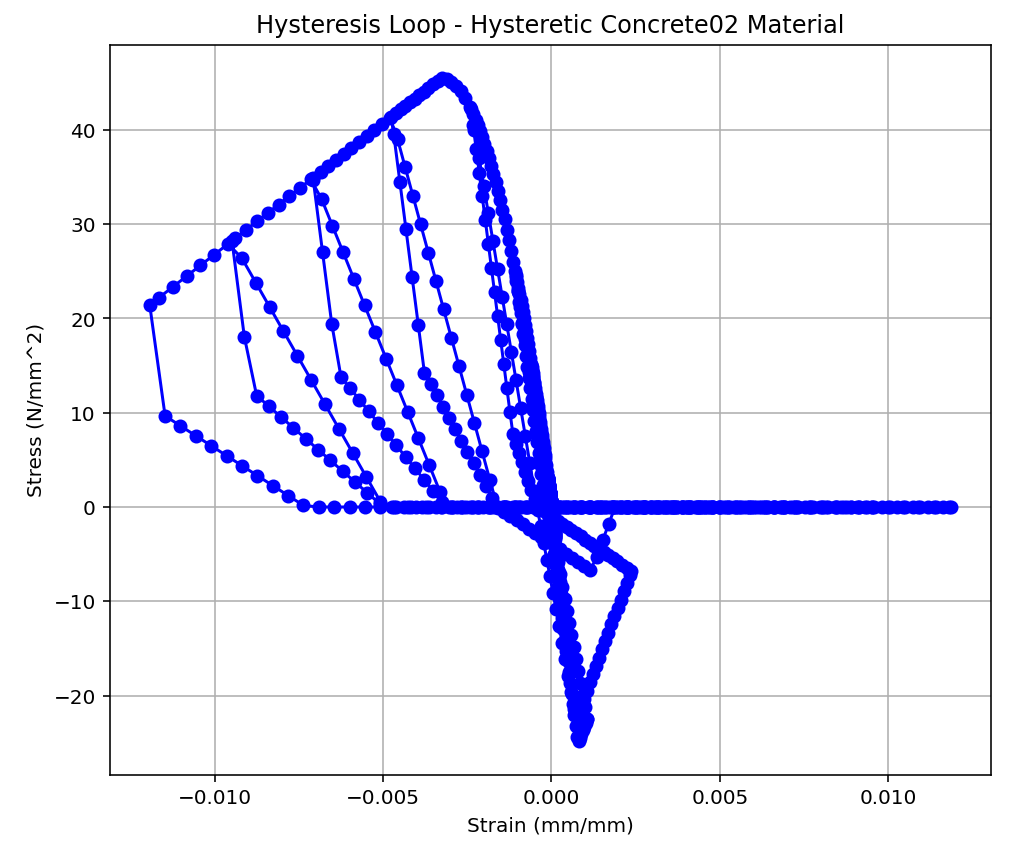

Python code for this plot:
#**************************************************************
#                    >> IN THE NAME OF ALLAH << 
#  HYSTERETIC BEHAVIOR OF CONCRETE MATERIAL USING OPENSEES     
#  Cyclic Displacement-Controlled Analysis
#  THIS PROGRAM WRITTEN BY SALAR DELAVAR GHASHGHAEI (QASHQAI)
#**************************************************************

import openseespy.opensees as ops
import numpy as np
import matplotlib.pyplot as plt

#%% ------------------------------------------------------------
# 1. INITIALIZE MODEL
ops.wipe()
ops.model('Basic', '-ndm', 1, '-ndf', 1)

#%% ------------------------------------------------------------
# 2. MATERIAL PROPERTIES (CONCRETE - CONCRETE02)
# Define parameters (units: mm, N)
# ------------------------------------------
# CONCRETE  tag   f'cec0   f'cuecu
# Parametric definitions for unconfined concrete

fc = -35 # [N/mm^2] Nominal concrete compressive strength
Ec = 4700 * np.sqrt(-fc) # [N/mm^2] Concrete Elastic Modulus

# confined concrete
Kfc = 1.3;			    # ratio of confined to unconfined concrete strength
fc1C = Kfc*fc;		    # CONFINED concrete (mander model), maximum stress
eps1C = 2*fc1C/Ec;	    # strain at maximum stress 
fc2C = 0.2*fc1C;		# ultimate stress
eps2C = 5*eps1C;		# strain at ultimate stress 
# unconfined concrete
fc1U = fc;			    # UNCONFINED concrete (todeschini parabolic model), maximum stress
eps1U = -0.0025;		# strain at maximum strength of unconfined concrete
fc2U = 0.2*fc1U;		# ultimate stress
eps2U = -0.012;			# strain at ultimate stress
Lambda = 0.1;			# ratio between unloading slope at $eps2 and initial slope $Ec
# tensile-strength properties
ftC = -0.55*fc1C;		# tensile strength +tension
ftU = -0.55*fc1U;		# tensile strength +tension
Ets = ftU/0.002;		# tension softening stiffness

coreTag = 1       # Confined Concrete Section Tag
coverTag = 2      # Unconfined Concrete Section Tag
ops.uniaxialMaterial('Concrete02', coreTag, fc1C, eps1C, fc2C, eps2C, Lambda, ftC, Ets) # build core concrete (confined)
ops.uniaxialMaterial('Concrete02', coverTag, fc1U, eps1U, fc2U, eps2U, Lambda, ftU, Ets) # build cover concrete (unconfined)
# INFO LINK: https://opensees.berkeley.edu/OpenSees/manuals/usermanual/165.htm
#%% ------------------------------------------------------------
# 3. MODEL GEOMETRY (ZERO-LENGTH ELEMENT)
ops.node(1, 0.0)
ops.node(2, 0.0)

ops.fix(1, 1)   # Fixed node
ops.fix(2, 0)   # Free node

ops.element('zeroLength', 1, 1, 2, '-mat', coreTag, '-dir', 1)

#%% ------------------------------------------------------------
# 4. CYCLIC STRAIN PROTOCOL

# Key strain points (same logic as your protocol)
key_disp = np.array([
     0.0,
     0.005*eps2U,   -0.005*eps2U,
     0.01*eps2U,   -0.01*eps2U,
     0.05*eps2U,   -0.05*eps2U,
     0.09*eps2U,   -0.09*eps2U,
     0.20*eps2U,   -0.20*eps2U,
     0.40*eps2U,   -0.40*eps2U,
     0.60*eps2U,   -0.60*eps2U,
     0.80*eps2U,   -0.80*eps2U,
     1.00*eps2U,   -1.00*eps2U,
     0.0
])

#%% ------------------------------------------------------------
# Generate 1000-point strain protocol
n_points = 1000
disp_protocol = np.interp(
    np.linspace(0, len(key_disp) - 1, n_points),
    np.arange(len(key_disp)),
    key_disp
)


#%% ------------------------------------------------------------
# 5. ANALYSIS SETUP
ops.timeSeries('Linear', 1)
ops.pattern('Plain', 1, 1)
ops.load(2, 1.0)

ops.system('BandGeneral')
ops.numberer('Plain')
ops.constraints('Plain')
ops.algorithm('Newton')
ops.analysis('Static')

#%% ------------------------------------------------------------
# 6. RUN ANALYSIS & RECORD RESPONSE
disp = []
force = []

for target_disp in disp_protocol:
    current_disp = ops.nodeDisp(2, 1)
    dU = target_disp - current_disp

    ops.integrator('DisplacementControl', 2, 1, dU)
    ops.analyze(1)

    disp.append(ops.nodeDisp(2, 1))
    force.append(ops.eleForce(1)[0])

#%% ------------------------------------------------------------
# 7. PLOT HYSTERESIS LOOP
plt.figure(figsize=(7, 6))
plt.plot(disp, force, '-bo', linewidth=1.5)
plt.xlabel('Strain (mm/mm)')
plt.ylabel('Stress (N/mm^2)')
plt.title('Hysteresis Loop - Hysteretic Concrete02 Material')
plt.grid(True)
plt.tight_layout()
plt.show()
